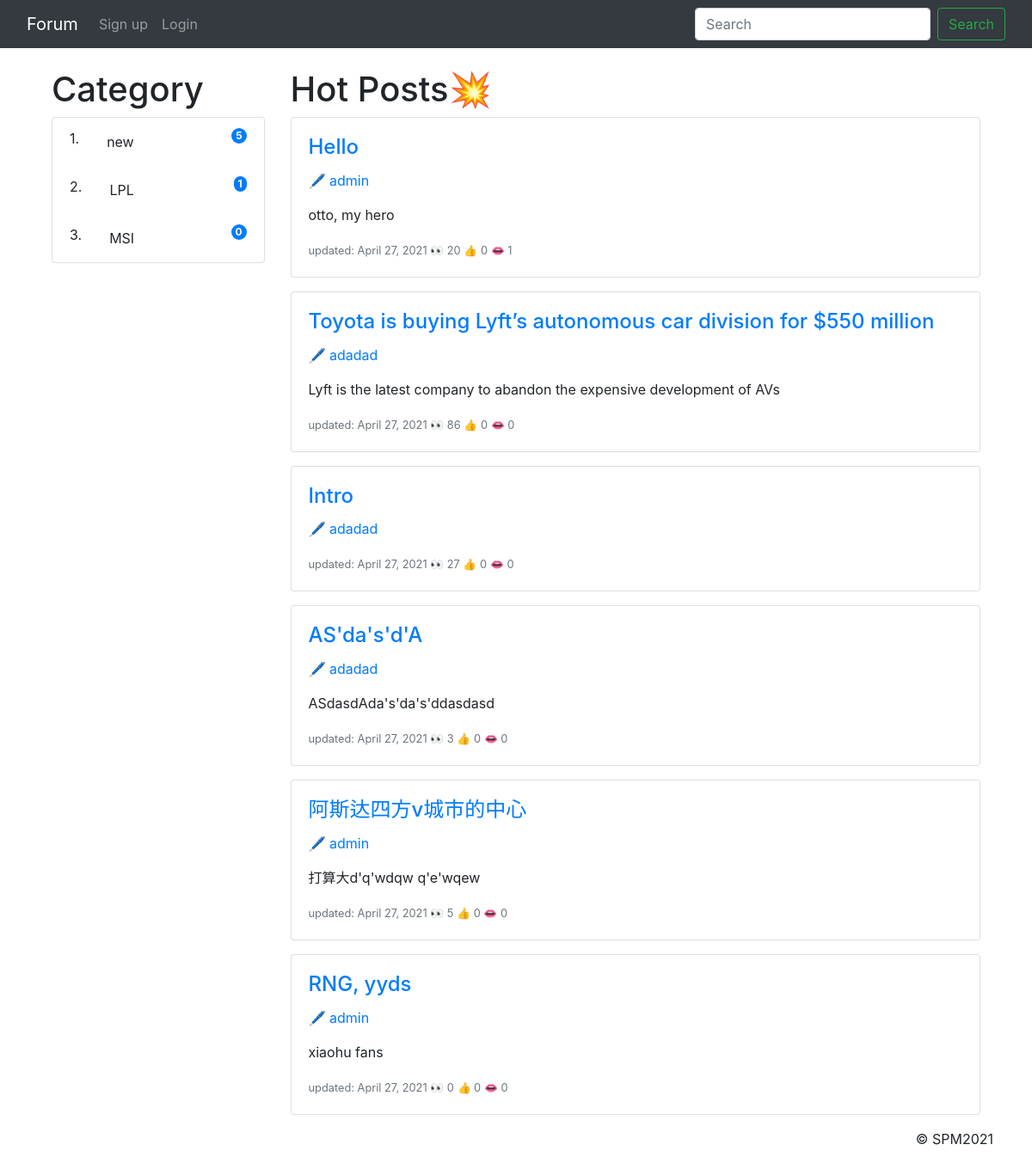
The app's page /, older data.
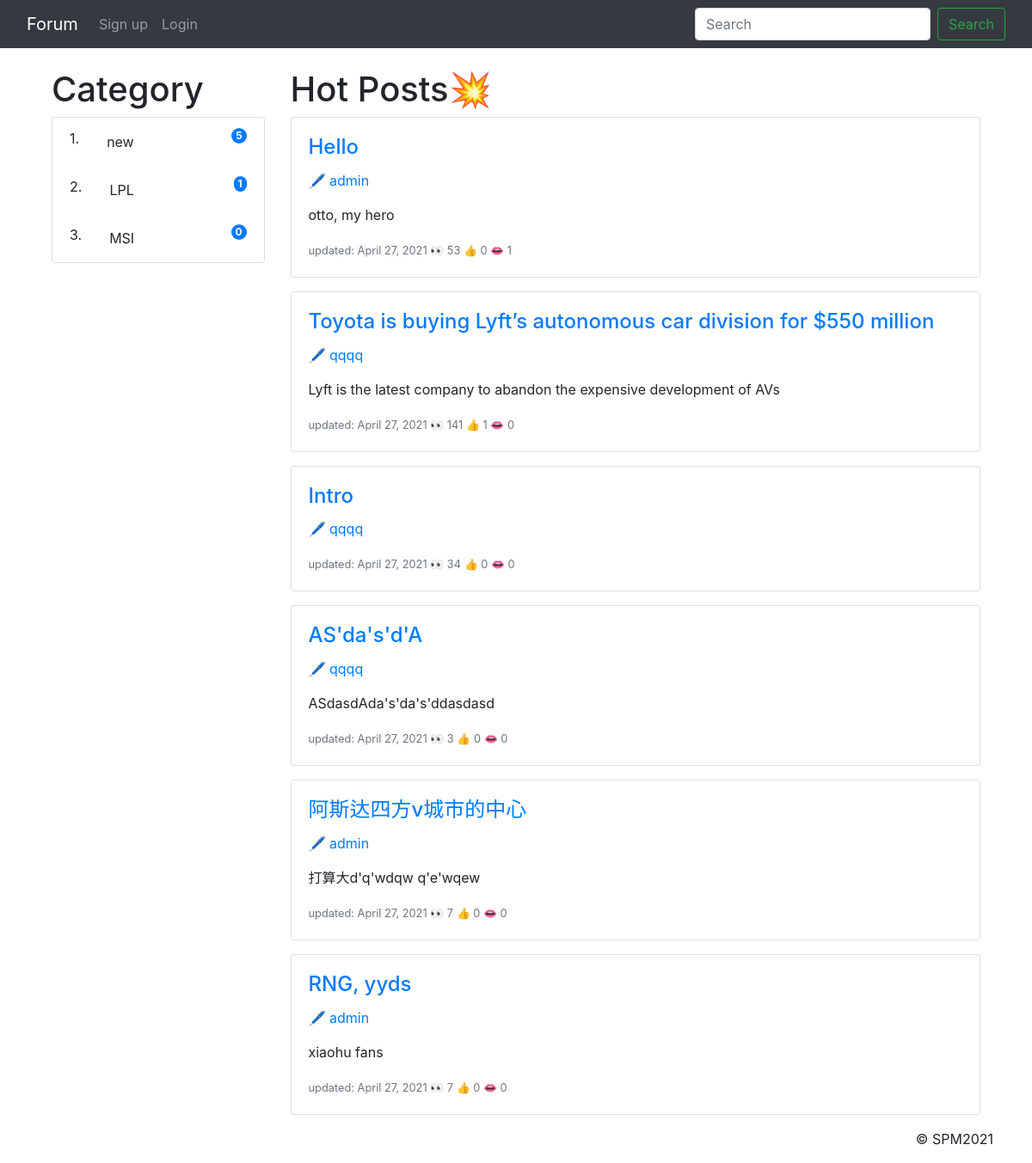
The same page, newer data.
### myblog/models.py (models this page shows, shortened)
class Post(models.Model):
    title = models.CharField(max_length=255)
    header_image = models.ImageField(blank=True, null=True, upload_to='article/%Y%m%d/')
    snippet = models.CharField(max_length=255, blank=True, null=True)
    author = models.ForeignKey(User, on_delete=models.CASCADE)
    body = RichTextField(blank=True, null=True)
    post_date = models.DateField(default=timezone.now)
    modified_date = models.DateField(auto_now_add=True)
    likes = models.ManyToManyField(User, related_name='blog_posts')
    views = models.PositiveIntegerField(default=0)
    category = models.ForeignKey(Category, on_delete=models.CASCADE)
    tags = models.ManyToManyField(Tag, blank=True)
    def total_like(self):
        return self.likes.count()

### myblog/views.py (the view)
# urls.py: path('', HomeView.as_view(), name="home"),
class HomeView(ListView):
    model = Post
    template_name = 'home.html'
    ordering = ['-views']
    def get_context_data(self, *args, **kwargs):
        context = super(HomeView, self).get_context_data(*args, **kwargs)
        category_list = Category.objects.annotate(posts_num=Count('post')).order_by('-posts_num')
        context['category_list'] = category_list
        post_list = Post.objects.all()
        context['post_list'] = post_list
        return context

### myblog/templates/home.html (shortened to what this page needs)
{% extends 'base.html' %}
{% block content %}
    <body>
    <div class="container">
        <div class="row">
            <div class="col-3">
                <div>
                    {% if category_list %}
                        <h1>Category</h1>
                        <ol class="list-group list-group-numbered">
                            {% for cats in category_list %}
                                <li class="list-group-item d-flex justify-content-between align-items-start">
                                    <div class="ms-2 me-auto">
                                        <a class="dropdown-item" href="{% url 'cats' cats.pk %}">{{ cats.name }}</a>
                                    </div>
                                    <span class="badge bg-primary rounded-pill">{{ cats.posts_num }}</span>
                                </li>
                            {% endfor %}
                        </ol>
                    {% endif %}
                </div>
            </div>
            {% if category_list %}
                <div class="col-9">
                <h1>Hot Posts💥</h1>
            {% endif %}
            <div>
                <div>
                    {% for post in post_list %}
                        <div class="card mb-3">
                            <div class="card-body">
                                <a href="{% url 'article_detail' post.pk %}"><h4
                                        class="card-title">{{ post.title }}</h4>
                                </a>
                                <p class="card-text">{% if post.author.profile.id %}
                                    🖊
                                    <a href="{% url 'show_profile_page' post.author.profile.id %}">{{ post.author.username }}</a>
                                {% else %}
                                    {{ post.author.username }}
                                {% endif %}</p>
                                <p class="card-text">{{ post.snippet }}</p>
                                <p class="card-text"><small class="text-muted">updated: {{ post.modified_date }}
                                    👀 {{ post.views }}
                                    👍 {{ post.total_like }}
                                    👄 {{ post.comment_set.count }}</small></p>
                            </div>
                        </div>
                    {% endfor %}
                </div>
            </div>
            </div>
            </div>
        </div>
    </body>
{% endblock %}

Row changes from the older to the newer data that the page shows:
changed Post "Hello": views "20" → "53"
changed Post "Toyota is buying Lyft’s autonomous car division for $550 million": author.username "adadad" → "qqqq"; views "86" → "141"; total_like "0" → "1"
changed Post "Intro": author.username "adadad" → "qqqq"; views "27" → "34"
changed through a linked row, Post "AS'da's'd'A": author.username "adadad" → "qqqq"
changed Post "阿斯达四方v城市的中心": views "5" → "7"
changed Post "RNG, yyds": views "0" → "7"
